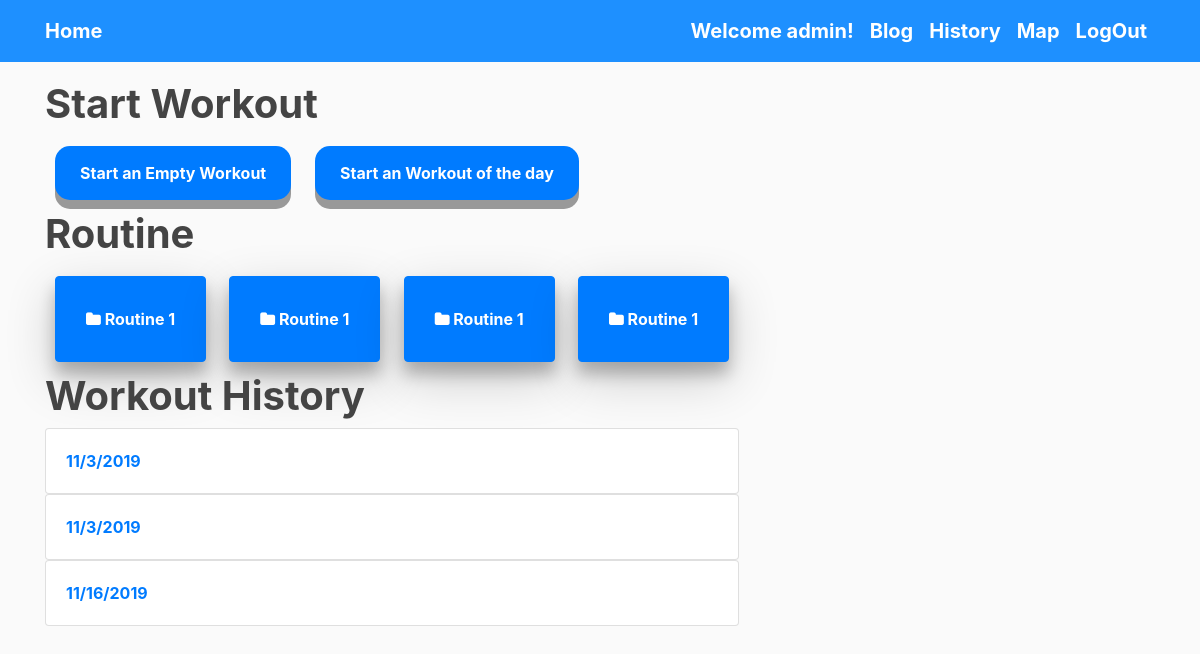
/workoutlogs/ (signed in), run on the app's committed database.
### Gymobile_app/models.py (models this page shows)
class WorkoutLog(models.Model):
    day = models.PositiveIntegerField(default=0)
    date_added = models.DateTimeField(auto_now_add=True)
    owner = models.ForeignKey(User,on_delete=models.CASCADE)
    def __str__(self):
        return '%s' % date(self.date_added,"n/j/Y")

### Gymobile_app/views.py (the view)
# urls.py: path('workoutlogs/', views.workoutlogs, name='workoutlogs'),
@login_required
def workoutlogs(request):
    workoutlogs = WorkoutLog.objects.filter(owner=request.user).order_by('date_added')
    context = {'workoutlogs': workoutlogs}
    return render(request,'Gymobile_app/workoutlogs.html',context)

### Gymobile_app/templates/Gymobile_app/workoutlogs.html
{% extends "Gymobile_app/base.html"%}
{% load staticfiles %}
{% block content %}
<div class="container">
  <h1><strong>Start Workout</h1>
  <a class="mybutton btn btn-primary" href="{%url 'Gymobile_app:new_log'%}" role="button">Start an Empty Workout</a>
  <a class="mybutton btn btn-primary" href="#" role="button">Start an Workout of the day </a>
</div>
<div class="container">
  <h1><strong>Routine</h1>
    <a class="routine btn btn-primary" href="#" role="button"><i class="fa fa-folder"></i> Routine 1</a>
    <a class="routine btn btn-primary" href="#" role="button"><i class="fa fa-folder"></i> Routine 1</a>
    <a class="routine btn btn-primary" href="#" role="button"><i class="fa fa-folder"></i> Routine 1</a>
    <a class="routine btn btn-primary" href="#" role="button"><i class="fa fa-folder"></i> Routine 1</a>
</div>
<div class="container">
  <h1><strong>Workout History</h1>
        {% for workoutlog in workoutlogs %}
          <div class="history card">
            <div class="card-body">
              <a href ="{% url 'Gymobile_app:workoutlog' workoutlog.id %}">{{ workoutlog }}</a>
            </div>
          </div>
        {% empty %}
          <P> No workouts have been added yet.</p>
        {% endfor %}
</div>
{% endblock content%}

### Gymobile_app/templates/Gymobile_app/base.html (shortened to what this page needs)
{% load static %}
<!DOCTYPE html>
<html lang="en" dir="ltr">
  <head>
    <link rel="stylesheet" href="https://stackpath.bootstrapcdn.com/bootstrap/4.3.1/css/bootstrap.min.css">
    <link rel="stylesheet" href="https://cdn.rawgit.com/openlayers/openlayers.github.io/master/en/v5.3.0/css/ol.css" type="text/css">
    <link rel="stylesheet" type="text/css" href="{% static 'Gymobile_app/main.css'%}">
    <link rel="stylesheet" href="https://cdnjs.cloudflare.com/ajax/libs/font-awesome/4.7.0/css/font-awesome.min.css">
  </head>
  <body>
    <header class="site-header">
    <nav class="navbar navbar-expand-md navbar-dark bg-steel fixed-top">
      <div class="container">
        <a class="navbar-brand mr-4" href="{% url 'Gymobile_app:index' %}">Home</a>
      <div class="collapse navbar-collapse" id="navbarToggle">
          <div class="navbar-nav">
            {%if user.is_authenticated%}
              <a class="nav-item nav-link" href="{%url 'profile' %}">Welcome {{user.username}}!</a>
              <a class="nav-item nav-link" href="{%url 'GymBlog-home' %}">Blog</a>
              <a class="nav-item nav-link" href="{%url 'Gymobile_app:workoutlogs' %}">History</a>
              <a class="nav-item nav-link" href="{%url 'Gymobile_app:map' %}">Map</a>
              <a class="nav-item nav-link" href="{%url 'logout' %}">LogOut</a>
            {% else %}
              <a class="nav-item nav-link" href="{%url 'login' %}">Login</a>
              <a class="nav-item nav-link" href="{%url 'register' %}">Register</a>
            {% endif %}
        </div>
      </div>
    </div>
  </nav>
</header>
    <main role="main" class="container">
      <div class="row">
   {% block content %}{% endblock content %}
  </div>
</main>
  <br>
  </body>
</html>

### Gymobile_app/static/Gymobile_app/main.css (style rules this page uses)
body { background: #fafafa; color: #333333; margin-top: 5rem; }
h1, h2, h3, h4, h5, h6 { color: #444444; }
a { font-weight: bold; }
.bg-steel { background-color: #1E90FF; }
.site-header .navbar-nav .nav-link { color: #ffffff; font-size: 20px; }
.mybutton { padding: 15px 25px; font-weight: bold; margin: 10px; text-align: center; cursor: pointer; outline: none; color: #fff; border: none; border-radius: 15px; box-shadow: 0 9px #999; }
.routine { margin:auto; font-weight: bold; padding: 30px; margin: 10px; box-shadow: 0 12px 16px 0 rgba(0,0,0,0.24), 0 17px 50px 0 rgba(0,0,0,0.19); }
.history { margin: auto; height:auto; width: auto; list-style-type:none; }

### data on the page
WorkoutLog: date_added "11/3/2019"
WorkoutLog: date_added "11/3/2019"
WorkoutLog: date_added "11/16/2019"

### other printed values
{{ user.username }} "admin"
